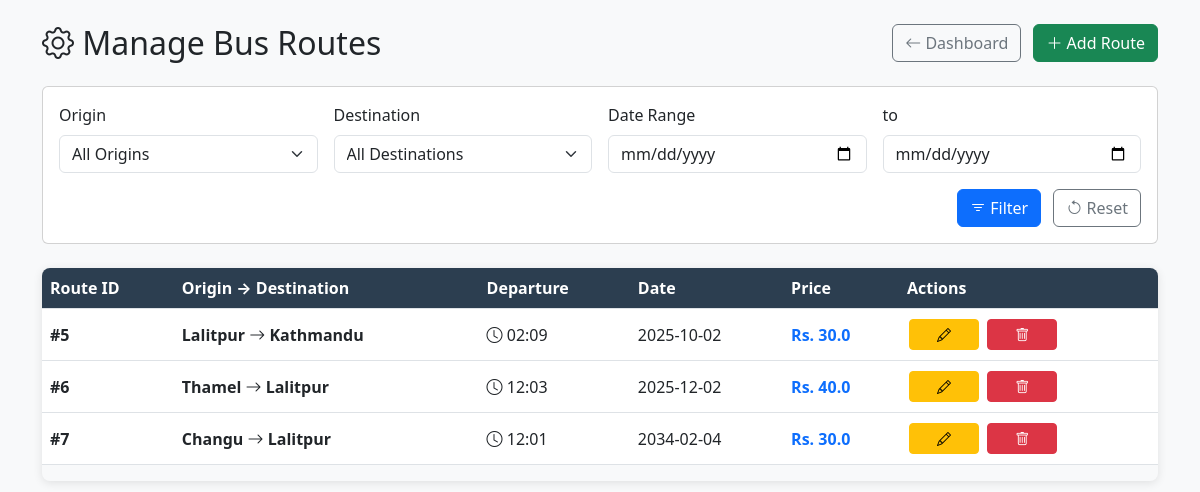
/admin/routes (signed in), run on the app's committed database.
### tables this page shows
CREATE TABLE routes (
    id INTEGER PRIMARY KEY AUTOINCREMENT,
    origin TEXT NOT NULL,
    destination TEXT NOT NULL,
    departure_time TEXT NOT NULL,
    date TEXT NOT NULL,
    price REAL NOT NULL
, bus_number TEXT, driver_name TEXT, driver_contact TEXT, total_seats INTEGER DEFAULT 30);

### app.py (the view)
@app.route('/admin/routes')
def admin_routes():
    if not is_admin():
        return redirect(url_for('login'))
    conn = get_db()
    query = "SELECT * FROM routes"
    conditions = []
    params = []
    if request.args.get('origin'):
        conditions.append("origin = ?")
        params.append(request.args.get('origin'))
    if request.args.get('destination'):
        conditions.append("destination = ?")
        params.append(request.args.get('destination'))
    if request.args.get('date_from'):
        conditions.append("date >= ?")
        params.append(request.args.get('date_from'))
    if request.args.get('date_to'):
        conditions.append("date <= ?")
        params.append(request.args.get('date_to'))
    if conditions:
        query += " WHERE " + " AND ".join(conditions)
    query += " ORDER BY date, departure_time"
    routes = conn.execute(query, params).fetchall()
    locations = conn.execute("SELECT DISTINCT origin FROM routes UNION SELECT DISTINCT destination FROM routes").fetchall()
    conn.close()
    return render_template('admin_routes.html', routes=routes, locations=[loc[0] for loc in locations])

### app.py (called while the page is built)
def get_db():
    conn = sqlite3.connect('database.db')
    conn.row_factory = sqlite3.Row
    return conn

def is_admin():
    return 'user_id' in session and session.get('role') == 'admin'

### templates/admin_routes.html (shortened to what this page needs)
<!DOCTYPE html>
<html lang="en">
<head>
    <link href="https://cdn.jsdelivr.net/npm/bootstrap@5.3.0/dist/css/bootstrap.min.css" rel="stylesheet">
    <link rel="stylesheet" href="https://cdn.jsdelivr.net/npm/bootstrap-icons@1.10.0/font/bootstrap-icons.css">
</head>
<body class="bg-light">
    <div class="container py-4">
        <div class="d-flex justify-content-between align-items-center mb-4">
            <h2 class="mb-0">
                <i class="bi bi-gear"></i> Manage Bus Routes
            </h2>
            <div>
                <a href="{{ url_for('dashboard') }}" class="btn btn-outline-secondary me-2">
                    <i class="bi bi-arrow-left"></i> Dashboard
                </a>
                <a href="{{ url_for('add_route') }}" class="btn btn-success">
                    <i class="bi bi-plus-lg"></i> Add Route
                </a>
            </div>
        </div>
<div class="card mb-4">
    <div class="card-body">
        <form method="GET" action="{{ url_for('admin_routes') }}" class="row g-3">
            <div class="col-md-3">
                <label class="form-label">Origin</label>
                <select name="origin" class="form-select">
                    <option value="">All Origins</option>
                </select>
            </div>
            <div class="col-md-3">
                <label class="form-label">Destination</label>
                <select name="destination" class="form-select">
                    <option value="">All Destinations</option>
                </select>
            </div>
            <div class="col-md-3">
                <label class="form-label">Date Range</label>
                <input type="date" name="date_from" class="form-control" value="{{ request.args.get('date_from', '') }}">
            </div>
            <div class="col-md-3">
                <label class="form-label">to</label>
                <input type="date" name="date_to" class="form-control" value="{{ request.args.get('date_to', '') }}">
            </div>
            <div class="col-12 text-end">
                <button type="submit" class="btn btn-primary me-2">
                    <i class="bi bi-filter"></i> Filter
                </button>
                <a href="{{ url_for('admin_routes') }}" class="btn btn-outline-secondary">
                    <i class="bi bi-arrow-counterclockwise"></i> Reset
                </a>
            </div>
        </form>
    </div>
</div>
        {% if routes %}
        <div class="table-responsive mb-4">
            <table class="table table-hover align-middle">
                <thead>
                    <tr>
                        <th>Route ID</th>
                        <th>Origin → Destination</th>
                        <th>Departure</th>
                        <th>Date</th>
                        <th>Price</th>
                        <th>Actions</th>
                    </tr>
                </thead>
                <tbody>
                    {% for route in routes %}
                    <tr>
                        <td class="fw-bold">#{{ route.id }}</td>
                        <td>
                            <span class="fw-bold">{{ route.origin }}</span>
                            <i class="bi bi-arrow-right"></i>
                            <span class="fw-bold">{{ route.destination }}</span>
                        </td>
                        <td>
                            <i class="bi bi-clock"></i> {{ route.departure_time }}
                        </td>
                        <td>{{ route.date }}</td>
                        <td class="fw-bold text-primary">Rs. {{ route.price }}</td>
                        <td class="action-btns">
                            <a href="{{ url_for('edit_route', route_id=route.id) }}"
                               class="btn btn-sm btn-warning"
                               title="Edit Route">
                                <i class="bi bi-pencil"></i>
                            </a>
                            <a href="{{ url_for('delete_route', id=route.id) }}"
                               class="btn btn-sm btn-danger"
                               onclick="return confirm('Are you sure you want to delete this route?');"
                               title="Delete Route">
                                <i class="bi bi-trash"></i>
                            </a>
                        </td>
                    </tr>
                    {% endfor %}
                </tbody>
            </table>
        </div>
        {% else %}
        <div class="alert alert-info text-center py-4">
            <i class="bi bi-info-circle"></i> No routes available. Please add some routes to get started.
        </div>
        {% endif %}
    </div>
</body>
</html>

### templates/admin_routes.html (style rules this page uses)
.action-btns .btn { margin: 2px; min-width: 70px; }
.table-responsive { border-radius: 8px; overflow: hidden; box-shadow: 0 2px 10px rgba(0,0,0,0.1); }
.table thead th { background-color: #2c3e50; color: white; vertical-align: middle; }

### data on the page
routes: id "5", origin "Lalitpur", destination "Kathmandu", departure_time "02:09", date "2025-10-02", price "30.0"
routes: id "6", origin "Thamel", destination "Lalitpur", departure_time "12:03", date "2025-12-02", price "40.0"
routes: id "7", origin "Changu", destination "Lalitpur", departure_time "12:01", date "2034-02-04", price "30.0"
